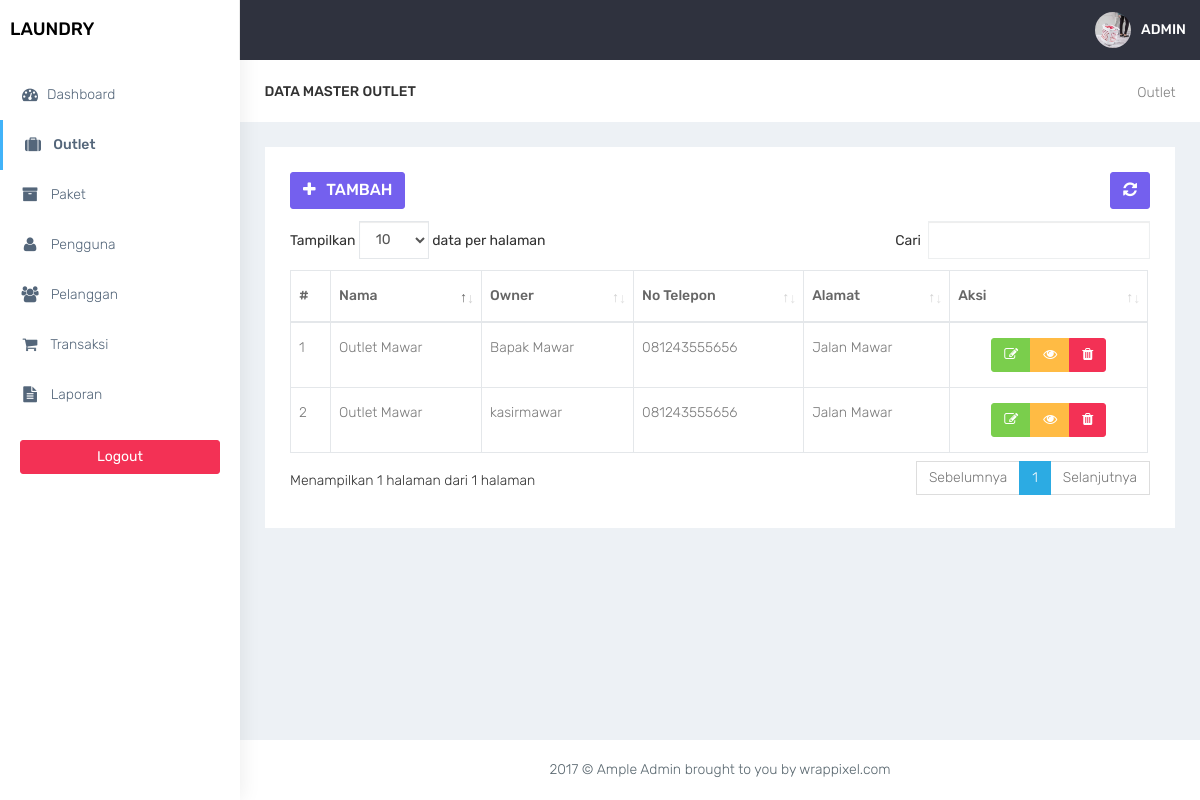
Screenshot of /admin/outlet.php (signed in) with the database file from the repository.
### tables this page shows
CREATE TABLE `user` (
  `id_user` int(11) NOT NULL,
  `nama_user` varchar(100) DEFAULT NULL,
  `username` varchar(32) DEFAULT NULL,
  `password` varchar(150) DEFAULT NULL,
  `outlet_id` int(11) DEFAULT NULL,
  `role` enum('admin','kasir','owner') DEFAULT NULL
);

CREATE TABLE `outlet` (
  `id_outlet` int(11) NOT NULL,
  `nama_outlet` varchar(100) DEFAULT NULL,
  `alamat_outlet` text DEFAULT NULL,
  `telp_outlet` varchar(15) DEFAULT NULL
);

### admin/functions.php (called while the page is built, shortened)
<?php
function ambildata($conn,$query){
    $data = mysqli_query($conn,$query);
    if (mysqli_num_rows($data) > 0) {
        while($row = mysqli_fetch_assoc($data)){
        $hasil[] = $row;
    }
    return $hasil;
    }
}
?>

### admin/outlet.php (the view, shortened to what this page needs)
<?php
require 'functions.php';
require 'layout_header.php';
$query = 'SELECT outlet.*, user.nama_user FROM outlet LEFT JOIN user ON user.outlet_id = outlet.id_outlet';
$data = ambildata($conn,$query);
?>
<div class="container-fluid">
    <div class="row bg-title">
        <div class="col-lg-3 col-md-4 col-sm-4 col-xs-12">
            <h4 class="page-title">Data Master Outlet</h4> </div>
        <div class="col-lg-9 col-sm-8 col-md-8 col-xs-12">
            <ol class="breadcrumb">
                <li><a href="#">Outlet</a></li>
            </ol>
        </div>
    </div>
    <div class="row">
        <div class="col-md-12 col-lg-12 col-sm-12 col-xs-12">
            <div class="white-box">
                <div class="row">
                    <div class="col-md-6">
                        <a href="outlet_tambah.php" class="btn btn-primary box-title"><i class="fa fa-plus fa-fw"></i> Tambah</a>
                    </div>
                    <div class="col-md-6 text-right">
                        <button id="btn-refresh" class="btn btn-primary box-title text-right" title="Refresh Data"><i class="fa fa-refresh" id="ic-refresh"></i></button>
                    </div>
                </div>
                <div class="table-responsive">
                    <table class="table table-bordered thead-dark" id="table">
                        <thead class="thead-dark">
                            <tr>
                                <th>#</th>
                                <th>Nama</th>
                                <th>Owner</th>
                                <th>No Telepon</th>
                                <th>Alamat</th>
                                <th>Aksi</th>
                            </tr>
                        </thead>
                        <tbody>
                            <?php foreach($data as $outlet): ?>
                                <tr>
                                    <td></td>
                                    <td><?= $outlet['nama_outlet'] ?></td>
                                    <td>
                                        <?php if($outlet['nama_user'] == null){
                                            echo 'Belum Ada Owner';
                                        }else{
                                            echo $outlet['nama_user'];
                                        } ?>
                                    </td>
                                    <td><?= $outlet['telp_outlet'] ?></td>
                                    <td><?= $outlet['alamat_outlet'] ?></td>
                                    <td align="center">
                                        <div class="btn-group" role="group" aria-label="Basic example">
                                          <a href="outlet_edit.php?id=<?= $outlet['id_outlet']; ?>" data-toggle="tooltip" data-placement="bottom" title="Edit" class="btn btn-success"><i class="fa fa-edit"></i></a>
                                          <a href="#" data-toggle="tooltip" data-placement="bottom" title="Detail" class="btn btn-warning"><i class="fa fa-eye"></i></a>
                                          <a href="outlet_hapus.php?id=<?= $outlet['id_outlet']; ?>" onclick="return confirm('Yakin hapus data ? ');" data-toggle="tooltip" data-placement="bottom" title="Hapus" class="btn btn-danger"><i class="fa fa-trash"></i></a>
                                        </div>
                                    </td>
                                </tr>
                            <?php endforeach; ?>
                        </tbody>
                    </table>
                </div>
            </div>
        </div>
    </div>
</div>
<?php
require'layout_footer.php';

### assets/css/colors/default.css (style rules this page uses)
body { background: #fff; }

### rows the page displays
user: outlet.nama_outlet "Outlet Mawar", nama_user "Bapak Mawar", outlet.telp_outlet "081243555656", outlet.alamat_outlet "Jalan Mawar"
user: outlet.nama_outlet "Outlet Mawar", nama_user "kasirmawar", outlet.telp_outlet "081243555656", outlet.alamat_outlet "Jalan Mawar"
